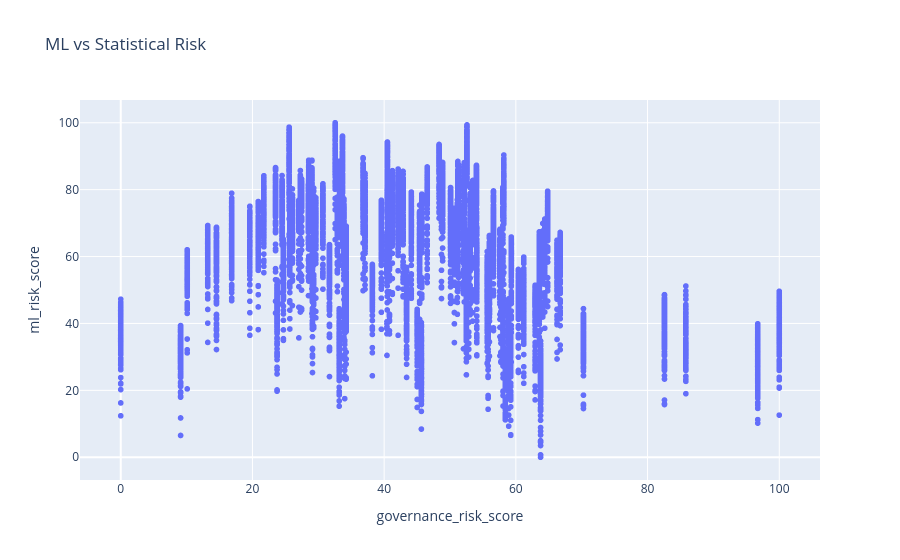

This figure's notebook cell:
### Code cell
fig = px.scatter(
    df,
    x="governance_risk_score",
    y="ml_risk_score",
    hover_data=["user_id"],
    title="ML vs Statistical Risk"
)

fig.show()

### Figure 1 — Plotly figure (JSON) as saved in the notebook; plotly's stock layout.template omitted (floating-point values rounded to 4 significant figures; data arrays with more than 128 entries replaced by an {"elided": "..."} marker saying what was removed)
{"data": [{"customdata": {"elided": "12665x1 str values"}, "hovertemplate": "governance_risk_score=%{x}<br>ml_risk_score=%{y}<br>user_id=%{customdata[0]}<extra></extra>", "legendgroup": "", "marker": {"color": "#636efa", "symbol": "circle"}, "mode": "markers", "name": "", "showlegend": false, "type": "scattergl", "x": {"elided": "12665 float values"}, "xaxis": "x", "y": {"elided": "12665 float values"}, "yaxis": "y"}], "layout": {"legend": {"tracegroupgap": 0}, "title": {"text": "ML vs Statistical Risk"}, "xaxis": {"anchor": "y", "domain": [0, 1], "title": {"text": "governance_risk_score"}}, "yaxis": {"anchor": "x", "domain": [0, 1], "title": {"text": "ml_risk_score"}}}}
